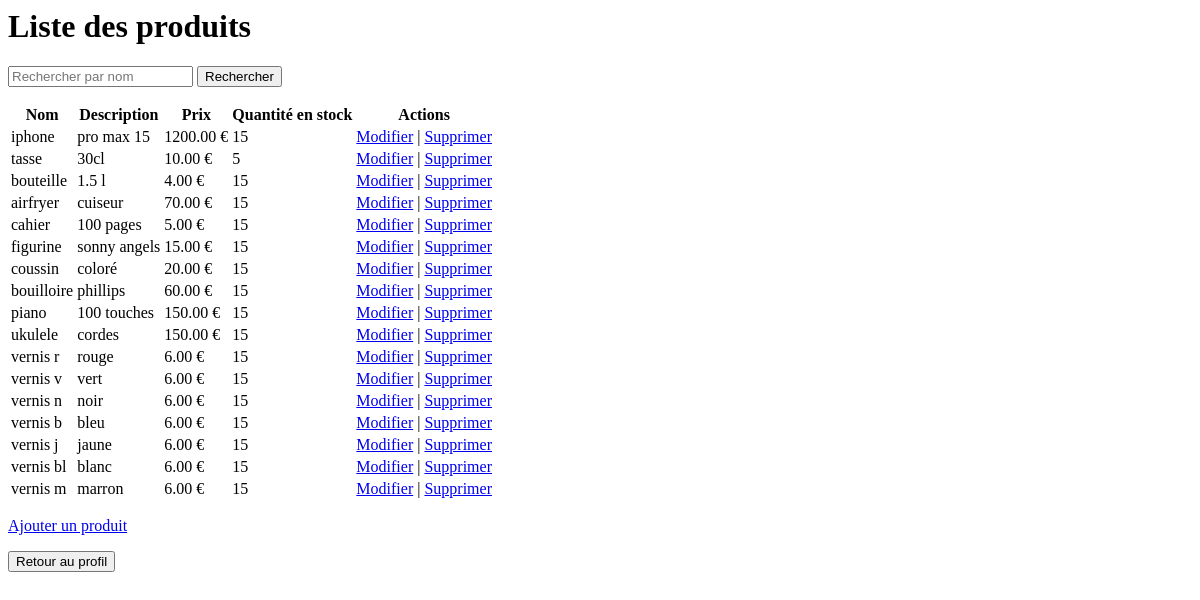
The app's page /inventaire/produits/, older data.
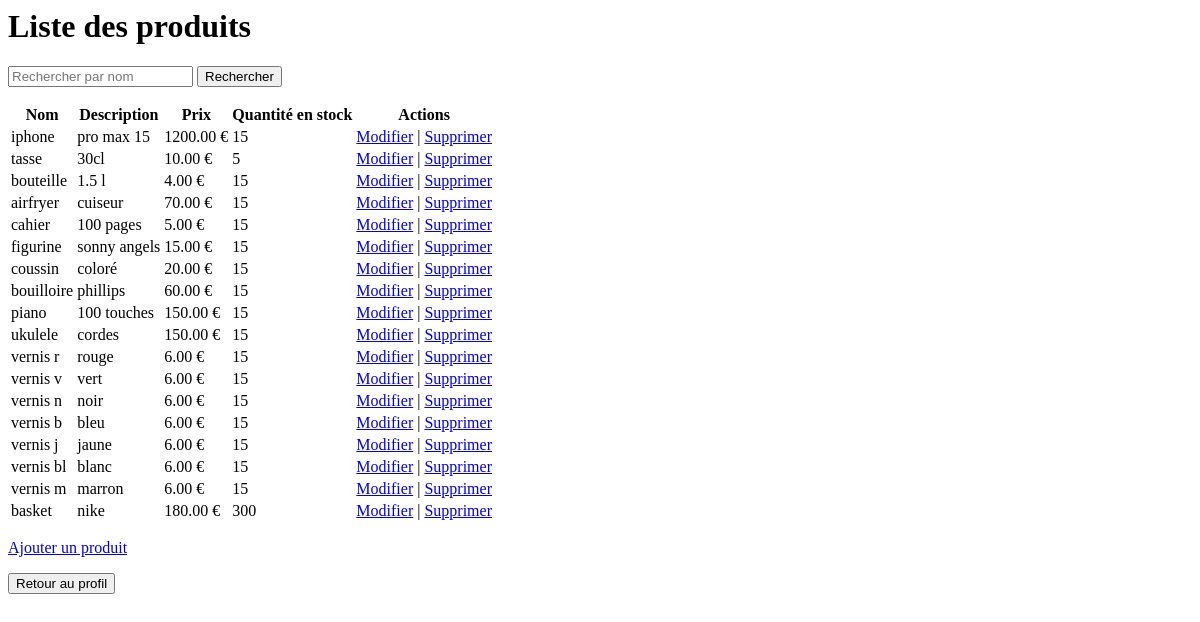
The same page, newer data.
### inventaire/models.py (models this page shows, shortened)
class Produit(models.Model):
    nom = models.CharField(max_length=100)  # Le nom du produit
    description = models.TextField()        # La description du produit
    prix = models.DecimalField(max_digits=10, decimal_places=2)  # Le prix du produit
    quantite_stock = models.PositiveIntegerField()  # La quantité en stock

### inventaire/views.py (the view)
# urls.py: path('produits/', views.liste_produits, name='liste_produits'),
def liste_produits(request):
    produits = Produit.objects.all()  # Récupère tous les produits
    search = request.GET.get('search', '')  # Récupère le paramètre 'search' de l'URL
    if search:
        produits = produits.filter(nom__icontains=search)  # Filtre par nom
    return render(request, 'inventaire/liste_produits.html', {'produits': produits})

### inventaire/templates/inventaire/liste_produits.html (shortened to what this page needs)
<h1>Liste des produits</h1>
<form method="GET">
    <input type="text" name="search" placeholder="Rechercher par nom" value="{{ request.GET.search }}">
    <button type="submit">Rechercher</button>
</form>
<table>
    <thead>
        <tr>
            <th>Nom</th>
            <th>Description</th>
            <th>Prix</th>
            <th>Quantité en stock</th>
            <th>Actions</th>
        </tr>
    </thead>
    <tbody>
        {% for produit in produits %}
            <tr>
                <td>{{ produit.nom }}</td>
                <td>{{ produit.description }}</td>
                <td>{{ produit.prix }} €</td>
                <td>{{ produit.quantite_stock }}</td>
                <td>
                    <a href="{% url 'modifier_produit' produit.pk %}">Modifier</a> |
                    <a href="{% url 'supprimer_produit' produit.pk %}">Supprimer</a>
                </td>
            </tr>
        {% endfor %}
    </tbody>
</table>
<a href="{% url 'ajouter_produit' %}">Ajouter un produit</a>
<div>
    <a href="{% url 'profile' %}">
        <button type= "button">Retour au profil</button>
    </a>
</div>

Row changes from the older to the newer data that the page shows:
added Produit: nom "basket", description "nike", prix "180.00", quantite_stock "300"
